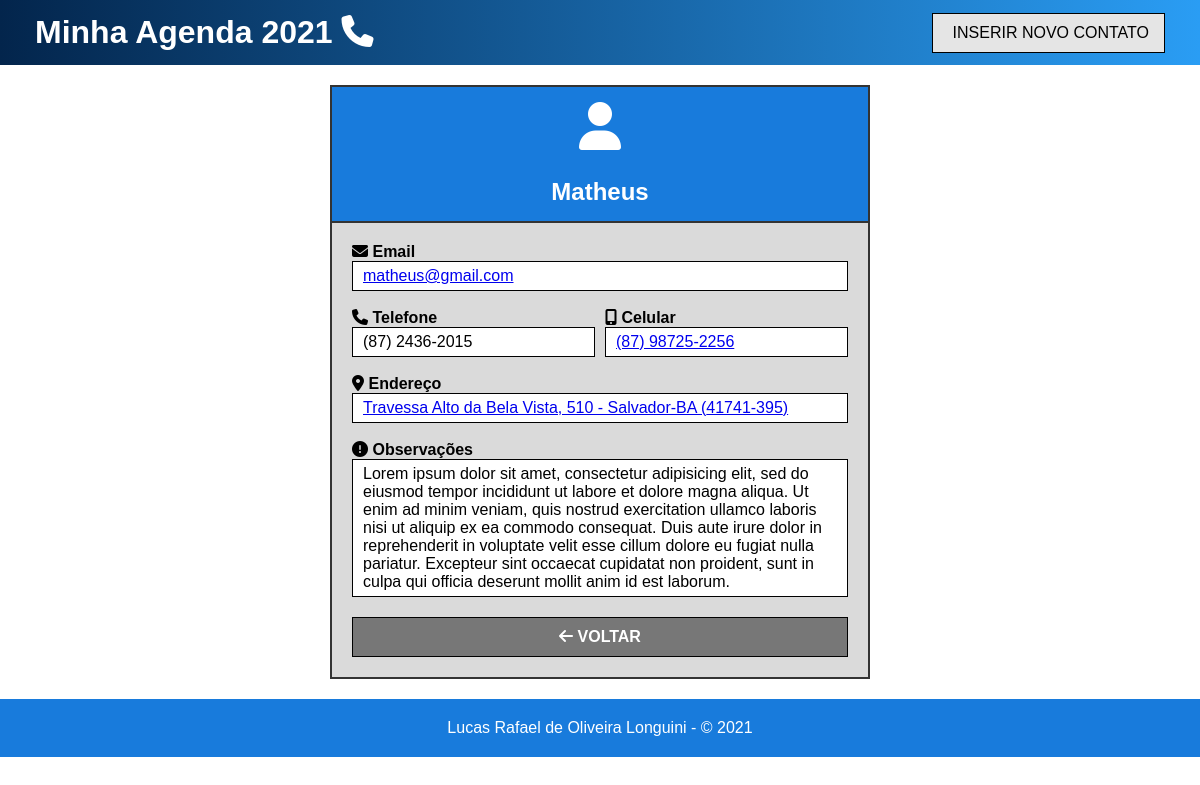
The page /?c=ContatoController&m=visualizar&id=6 on the database its author committed.
### tables this page shows
CREATE TABLE Contatos (
	`id_contato`	INT NOT NULL AUTO_INCREMENT PRIMARY KEY,
	`nome`			VARCHAR(60) NOT NULL,
	`email`			VARCHAR(50) NULL,
	`telefone`		VARCHAR(14) NULL,
	`celular`		VARCHAR(15) NOT NULL,
	`endereco`		VARCHAR(50) NOT NULL,
	`num`			VARCHAR(5) NOT NULL,
	`bairro`		VARCHAR(30) NULL,
	`cidade`		VARCHAR(50) NOT NULL,
	`cep`			VARCHAR(9) NULL,
	`observacoes`	VARCHAR(1000) NULL,
	`id_estado`		INT NOT NULL,
	FOREIGN KEY (`id_estado`) REFERENCES Estados (`id_estado`)
);

CREATE TABLE Estados (
	`id_estado`		INT NOT NULL AUTO_INCREMENT PRIMARY KEY,
	`uf_nome`		VARCHAR(60) NOT NULL,
	`sigla`			CHAR(2) NOT NULL
);

### controllers/ContatoController.class.php (called while the page is built, shortened)
<?php
	require_once "models/Conexao.class.php";
	require_once "models/Contato.class.php";
	require_once "models/ContatoDAO.class.php";
	class ContatoController {
		public function visualizar() {
			$contatoDAO = new ContatoDAO();
			$ret = $contatoDAO->listarContato($_GET["id"]);
			$estado = $contatoDAO->listarEstados();
			require_once "views/view_contato.php";
		}
	}

### models/Conexao.class.php (called while the page is built, shortened)
<?php
	abstract class Conexao {
		protected function __construct() {
			try {
				$this->db = new PDO("mysql:host=localhost; dbname=AgendaTelefonica; charset=utf8mb4", "root", "");
			}
			catch(Exception $e) {
				die("Ocorreu um erro durante a conexão com o banco de dados. " .$e->getMessage());
			}
		}
	}

### models/ContatoDAO.class.php (called while the page is built, shortened)
<?php
	class ContatoDAO extends Conexao {
		public function listarContato($id) {
			$sql = "SELECT c.*, e.*
					FROM contatos c
					INNER JOIN estados e ON (c.id_estado = e.id_estado)
					WHERE c.id_contato = $id";
			try {
				$stmt = $this->db->prepare($sql);
				$stmt->execute();
				return $stmt->fetchAll(PDO::FETCH_OBJ);
				$this->db = null;
			}
			catch(Exception $e) {
				die("Erro ao listar o contato. " .$e->getMessage());
			}
		}
		public function listarEstados() {
			$sql = "SELECT * FROM Estados";
			try {
				$stmt = $this->db->prepare($sql);
				$stmt->execute();
				return $stmt->fetchAll(PDO::FETCH_OBJ);
				$this->db = null;
			}
			catch(Exception $e) {
				die("Erro ao listar os estados. " .$e->getMessage());
			}
		}
	}

### views/view_contato.php (the view)
<?php require_once "views/_nav.php" ?>
<main>
	<section id="dados">
		<h2>
			<span class="fas fa-user fa-2x"></span><br/><br/>
			<?php if (isset($ret)) echo $ret[0]->nome; ?>
		</h2>
		<div class="container">
			<p class="bold"><span class="fas fa-envelope"></span> Email</p>
			<p class="info">
				<a href="mailto:<?php if (isset($ret)) echo $ret[0]->email; ?>" title="Enviar email para <?php echo $ret[0]->email; ?>"><?php if (isset($ret)) echo $ret[0]->email; ?></a>
			</p>
			<br/>
			<div class="col-2">
				<p class="bold"><span class="fas fa-phone"></span> Telefone</p>
				<p class="bold"><span class="fas fa-mobile-alt"></span> Celular</p>
				<p class="info"><?php if (isset($ret)) echo $ret[0]->telefone; ?></p>
				<p class="info">
					<?php $cel = str_replace(array("(", ")", " ", "-"), "", $ret[0]->celular); ?>
					<a href="https://wa.me/55<?php echo $cel; ?>" target="_blank" title="Conversar via WhatsApp"><?php if (isset($ret)) echo $ret[0]->celular; ?></a>
				</p>
			</div>
			<br/>
			<p class="bold"><span class="fas fa-map-marker-alt"></span> Endereço</p>
			<p class="info">
				<?php
					if (isset($ret)) {
						foreach ($estado as $uf) {
							if ($uf->id_estado == $ret[0]->id_estado) {
								$endereco = $ret[0]->endereco .", ". $ret[0]->num ." - ". $ret[0]->cidade ."-". $uf->sigla;
							}
						}
					}
				?>
				<a href="https://www.google.com/maps/search/?api=1&query=<?php echo $endereco; ?>" title="Abrir no Google Maps" target="_blank"> <?php echo $endereco ." (". $ret[0]->cep .")"; ?></a>
			</p>
			<br/>
			<p class="bold"><span class="fas fa-exclamation-circle"></span> Observações</p>
			<p class="info"><?php if (isset($ret)) echo $ret[0]->observacoes; ?></p>
		</div>
		<div class="btn">
			<a href="index.php" name="cancel"><span class="fas fa-arrow-left"></span> VOLTAR</a>
		</div>
	</section>
</main>
<?php require_once "views/_footer.php" ?>

### views/assets/css/layout.css (style rules this page uses)
* { margin: 0; padding: 0; box-sizing: border-box; font-family: "Verdana", sans-serif; }
main { padding: 20px 60px; }
#dados { margin: auto; width: 50%; border: 2px solid #333; background-color: #DADADA; }
#dados h2 { background-color: #187BDC; color: #FFF; padding: 15px; text-align: center; border-bottom: 2px solid #333; }
#dados .bold { font-weight: bold; }
#dados .info { padding: 5px 10px; background-color: #FFF; border: 1px solid #000; font-family: "Arial", sans-serif; }
#dados .info a { font-family: "Arial", sans-serif; }
.container { padding: 20px; }
.col-2 { display: grid; grid-template-columns: repeat(2, 1fr); grid-column-gap: 10px; width: 100%; }
#dados .btn { display: flex; padding: 0 20px; justify-content: space-between; }
#dados .btn a { background-color: #777; border: 1px solid #000; width: 100%; text-align: center; padding: 10px 0; margin-bottom: 20px; text-decoration: none; color: #FFF; font-weight: bold; }

### rows shown on the page
contatos: nome "Matheus", email "matheus@gmail.com", telefone "(87) 2436-2015", celular "(87) 98725-2256", endereco "Travessa Alto da Bela Vista, 510 - Salvador-BA", cep "41741-395", observacoes "Lorem ipsum dolor sit amet, consectetur adipisicing elit, sed do eiusmod tempor incididunt ut labore et dolore magna aliqua. Ut enim ad minim veniam, quis nostrud exercitation ullamco laboris nisi ut aliquip ex ea commodo consequat. Duis aute irure dolor in reprehenderit in voluptate velit esse cillum dolore eu fugiat nulla pariatur. Excepteur sint occaecat cupidatat non proident, sunt in culpa qui officia deserunt mollit anim id est laborum."
